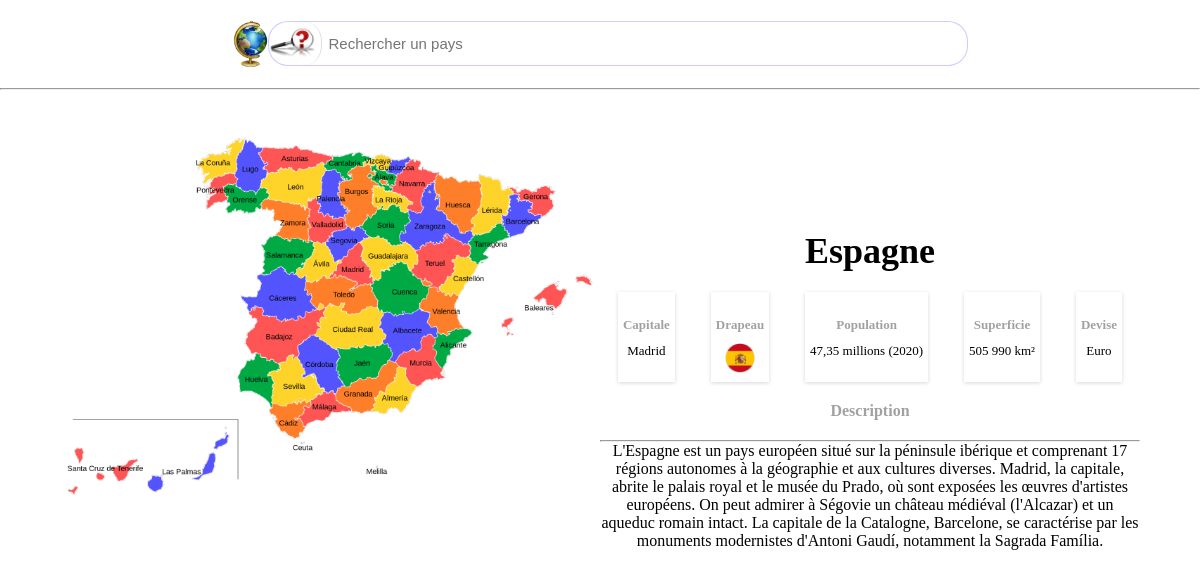
/element.php?id=2, run on the app's committed database.
### tables this page shows
CREATE TABLE IF NOT EXISTS `country` (
  `id` int(11) NOT NULL AUTO_INCREMENT,
  `name` varchar(255) NOT NULL,
  `capitalCity` varchar(255) NOT NULL,
  `continent` varchar(255) NOT NULL,
  `flagImage` varchar(255) NOT NULL,
  `countryMapImage` varchar(255) NOT NULL,
  `description` longtext NOT NULL,
  `population` varchar(255) NOT NULL,
  `area` varchar(255) NOT NULL,
  `currency` varchar(255) NOT NULL,
  PRIMARY KEY (`id`)
);

### element.php (the view, shortened to what this page needs)
<?php
require_once 'includes/header.php';
$dsn = "mysql:dbname=" . DBNAME . ";host=" . DBHOST;
try {
    $bdd = new PDO($dsn, DBUSER, DBPASS);
    $bdd->exec("SET NAMES utf8");
    $bdd->setAttribute(PDO::ATTR_DEFAULT_FETCH_MODE,  PDO::FETCH_ASSOC);
} catch (PDOException $e) {
    die("Erreur de connexion a la base: " . $e->getMessage());
}
?>
<?php if (isset($_GET['id']) && !empty($_GET['id'])) :
    $id = strip_tags($_GET['id']);
    $sqlVerif = "SELECT * FROM `country` WHERE id = :id";
    $requete = $bdd->prepare($sqlVerif);
    $requete->execute(array(':id' => $id));
    $select = $requete->fetch();
?>
    <div class="singlePage">
        <section class="image">
            <img src="Images/<?= $select['countryMapImage'] ?>" alt="">
        </section>
        <section class="description">
            <h3><?= $select['name'] ?></h3>
            <div>
                <span>
                   <p> Capitale</p>
                    <?= $select['capitalCity'] ?>
                </span>
                <span>
                    <p> Drapeau</p>
                    <img src="Images/<?= $select['flagImage'] ?>" alt="">
                </span>
                <span>
                   <p>Population</p>
                    <?= $select['population'] ?>
                </span>
                <span>
                  <p>Superficie</p>
                    <?= $select['area'] ?>
                </span>
                <span>
                    <p>Devise</p>
                    <?= $select['currency'] ?>
                </span>
            </div>
            <span>
                <p>Description</p>
                <hr>
                <?= $select['description'] ?>
           </span>
        </section>
    </div>
<?php else : ?>
    <?php header('Location: ../index.php')    ?>
<?php endif ?>

### Css/header.css (style rules this page uses)
* { box-sizing: border-box; margin: 0; padding: 0; }
hr { margin-top: 20px; border: 1px solid solid rgba(20, 20, 20, 0.116); }
.singlePage { width: 90%; display: flex; flex-direction: column; justify-content: center; align-items: center; overflow: hidden; padding-bottom: 30px; }
.image { margin-top: 40px; width: 95%; height:500px; text-align: center; }
.image img { max-width: 100%; max-height: 100%; }
.description { margin-top: 40px; width: 95%; text-align: center; }
h3 { margin: 20px; font-size: 3vw; }
.description div { display: flex; justify-content: space-around; }
.description div span { padding: 5px; font-size: 13px; box-shadow: rgba(0, 0, 0, 0.16) 0px 1px 4px; }
.description div span p { color: rgba(0, 0, 0, 0.37); font-weight: 700; margin-bottom: 10px; }
.description div img { width: 30px }
.description span p { color: rgba(0, 0, 0, 0.37); font-weight: 700; margin-bottom: 10px; margin-top: 20px; }
@media only screen and (min-width : 1000px) { .singlePage { flex-direction: row; } }

### data on the page
country: countryMapImage (picture), name "Espagne", capitalCity "Madrid", flagImage (picture), population "47,35 millions (2020)", area "505 990 km²", currency "Euro", description "L'Espagne est un pays européen situé sur la péninsule ibérique et comprenant 17 régions autonomes à la géographie et aux cultures diverses. Madrid, la capitale, abrite le palais royal et le musée du Prado, où sont exposées les œuvres d'artistes européens. On peut admirer à Ségovie un château médiéval (l'Alcazar) et un aqueduc romain intact. La capitale de la Catalogne, Barcelone, se caractérise par les monuments modernistes d'Antoni Gaudí, notamment la Sagrada Família."
